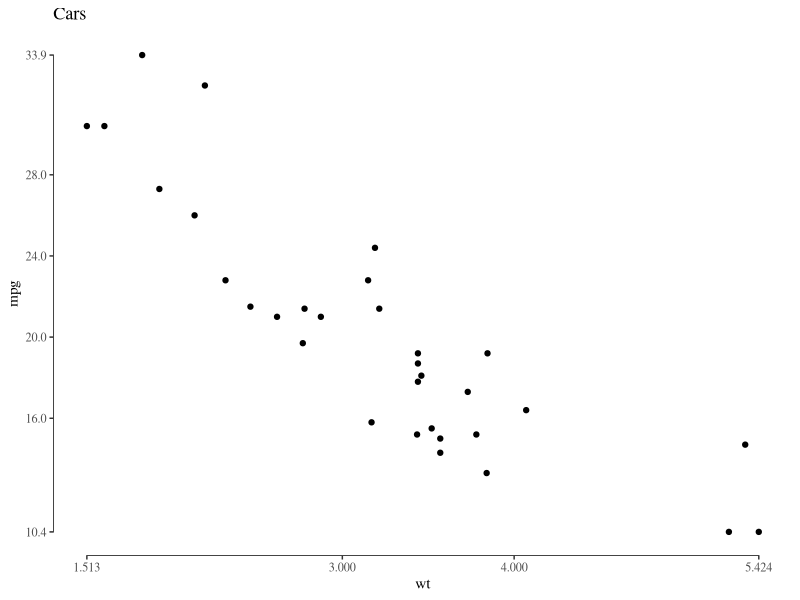
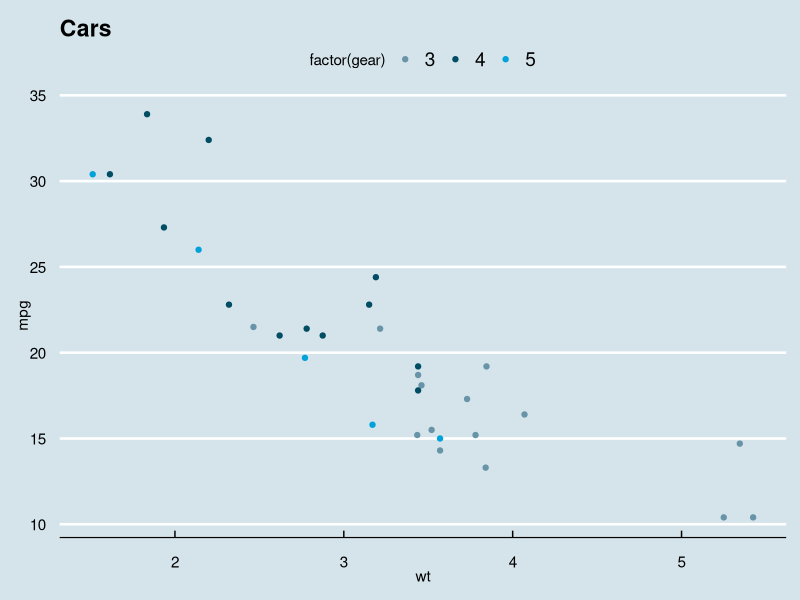
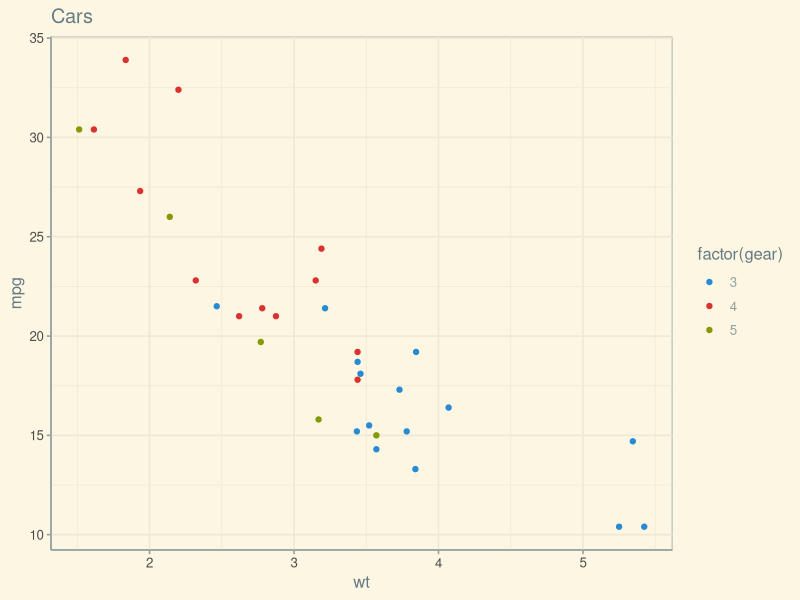
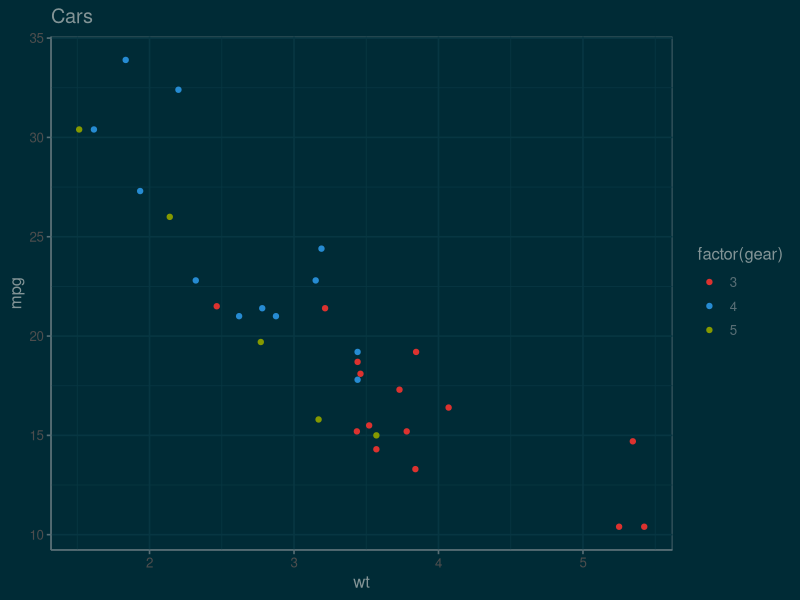
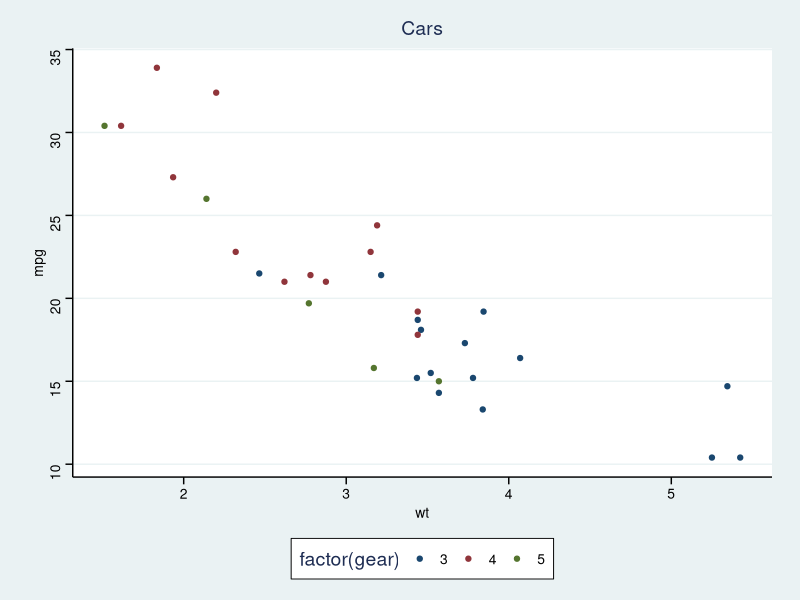
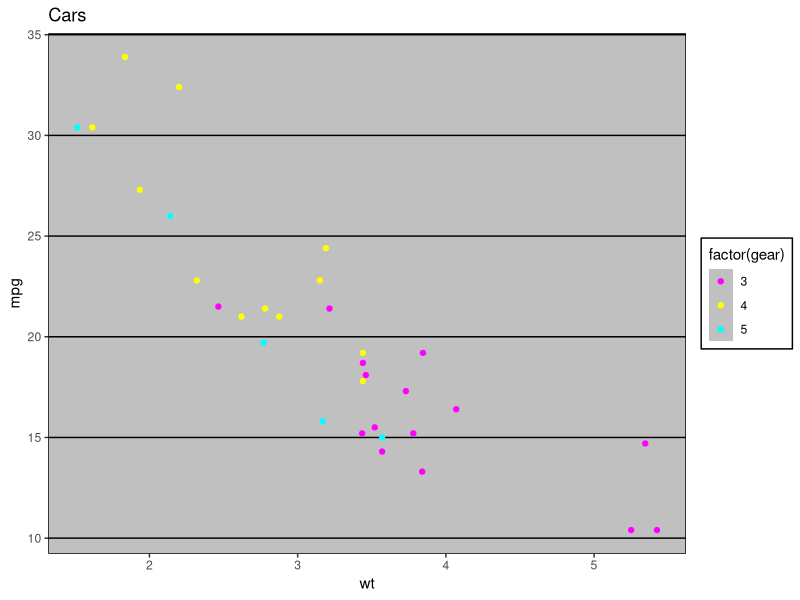
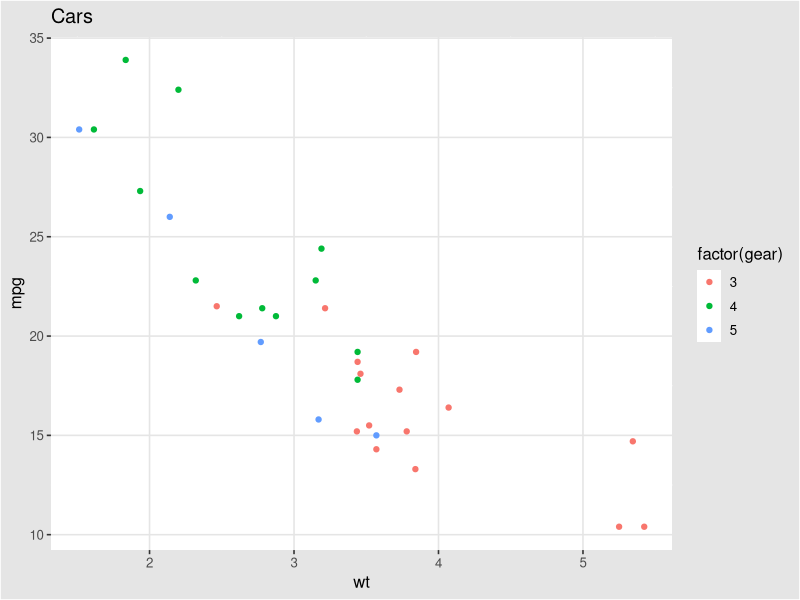
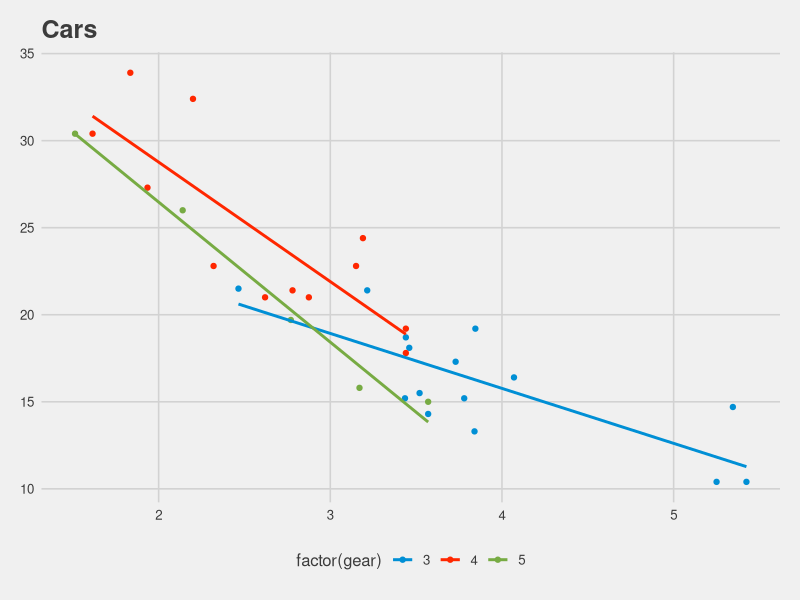

R code for these plots, in order: (Note: this script raises an error after producing the figures.)
library("ggplot2")
library("ggthemes")

p <- ggplot(mtcars, aes(x = wt, y = mpg)) +
  geom_point() +
  ggtitle("Cars")

p2 <- ggplot(mtcars, aes(x = wt, y = mpg, colour = factor(gear))) +
  geom_point() +
  ggtitle("Cars")

p3 <- p2 + facet_wrap(~ am)


p + geom_rangeframe() +
  theme_tufte() + 
  scale_x_continuous(breaks = extended_range_breaks()(mtcars$wt)) +
  scale_y_continuous(breaks = extended_range_breaks()(mtcars$mpg))


p2 + theme_economist() + scale_colour_economist() 
p2 + theme_solarized() +
  scale_colour_solarized("blue")

p2 + theme_solarized(light = FALSE) +
  scale_colour_solarized("red")


p2 + theme_stata() + scale_colour_stata()
p2 + theme_excel() + scale_colour_excel()
p2 + theme_igray()


p2 + geom_smooth(method = "lm", se = F) +
  scale_color_fivethirtyeight() +
  theme_fivethirtyeight()


p2 + theme_igray() + scale_colour_tableau()


dtemp <- data.frame(months = factor(rep(substr(month.name,1,3), 4), levels = substr(month.name,1,3)),
                    city = rep(c("Tokyo", "New York", "Berlin", "London"), each = 12),
                    temp = c(7.0, 6.9, 9.5, 14.5, 18.2, 21.5, 25.2, 26.5, 23.3, 18.3, 13.9, 9.6,
                             -0.2, 0.8, 5.7, 11.3, 17.0, 22.0, 24.8, 24.1, 20.1, 14.1, 8.6, 2.5,
                             -0.9, 0.6, 3.5, 8.4, 13.5, 17.0, 18.6, 17.9, 14.3, 9.0, 3.9, 1.0,
                             3.9, 4.2, 5.7, 8.5, 11.9, 15.2, 17.0, 16.6, 14.2, 10.3, 6.6, 4.8))
ggplot(dtemp, aes(x = months, y = temp, group = city, color = city)) +
  geom_line(size=1.3) +
  geom_point(size = 1.1) + 
  ggtitle("Monthly Average Temperature") +
  theme_hc() +
  scale_colour_hc()
ggsave(file="mygraph.pdf")



ggplot(dtemp, aes(x = months, y = temp, group = city, color = city)) +
  geom_line(size=1.3) + 
  geom_point(size = 1.1) + 
  ggtitle("Monthly Average Temperature") +
  theme_economist() + scale_colour_economist() 
  
 theme_wsj() + scale_colour_wsj("colors6", "")
  
  
  theme_hc(bgcolor = "darkunica") +
  scale_fill_hc("darkunica")
